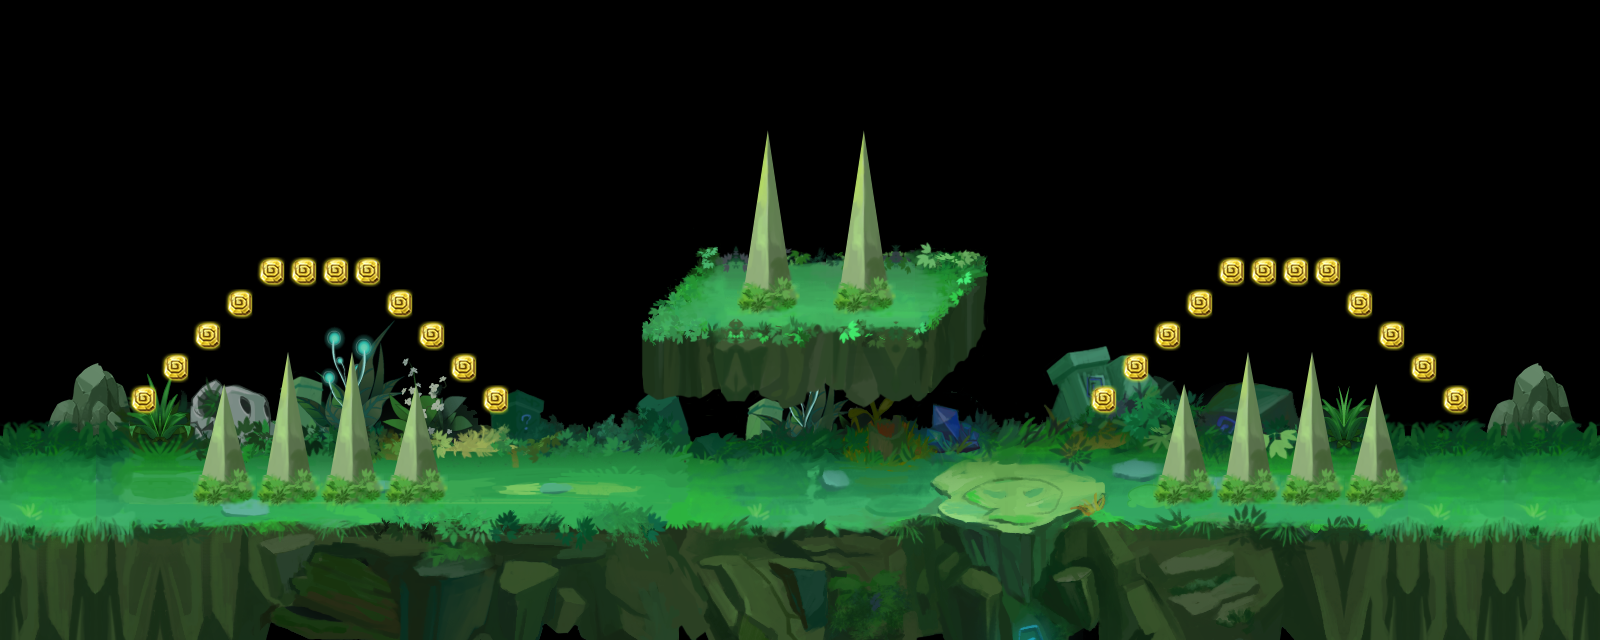

This is a level from a 2D game, rendered from its Tiled map with the project's own tilesets. A one-line summary and the map file follow, with tile-layer data summarised:
An orthogonal 50x20 tile map with 32x32 px tiles, 5 tile layers (root_2, root_1, rock_2, rock_1, ...), 5 tilesets and 2 objects.

<map version="1.0" orientation="orthogonal" renderorder="right-down" width="50" height="20" tilewidth="32" tileheight="32">
 <tileset firstgid="1" source="caodi.tsx" />
 <tileset firstgid="49" source="gold.tsx" />
 <tileset firstgid="52" source="map1.tsx" />
 <tileset firstgid="1014" source="zhangai3.tsx" />
 <tileset firstgid="1278" source="zhongdian.tsx" />
 <layer name="root_2" width="50" height="20">
  <data>[1000 cells, 48 non-empty, 32 distinct tile ids]</data>
 </layer>
 <layer name="root_1" width="50" height="20">
  <data>[1000 cells, 469 non-empty, 427 distinct tile ids]</data>
 </layer>
 <layer name="rock_2" width="50" height="20">
  <data>[1000 cells, 67 non-empty, 66 distinct tile ids]</data>
 </layer>
 <layer name="rock_1" width="50" height="20">
  <data>[1000 cells, 96 non-empty, 30 distinct tile ids]</data>
 </layer>
 <layer name="jewel" width="50" height="20">
  <data>[1000 cells, 24 non-empty, 1 distinct tile ids]</data>
 </layer>
 <objectgroup name="enemy_1" />
 <objectgroup name="enemy_2">
  <object x="576" y="384">
   <ellipse />
  </object>
  <object x="1024" y="384">
   <ellipse />
  </object>
 </objectgroup>
</map>
